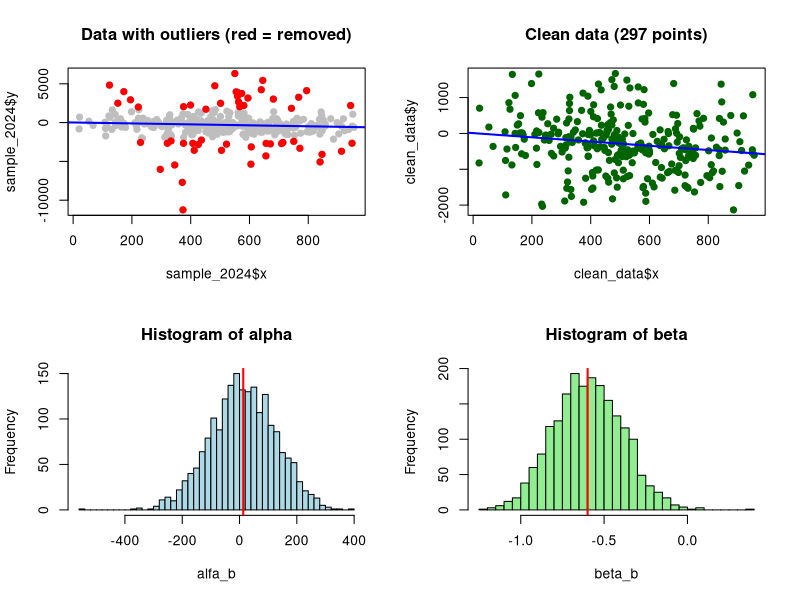

Source code (R):
###### Bootstrap Contest Solution ######################################
###### Student: 477001
###### Method: Remove outliers + Bootstrap with median
########################################################################

# load packages (same as original)
requiredPackages = c("readr", "RColorBrewer")
for(i in requiredPackages){if(!require(i,character.only = TRUE)) install.packages(i)}
for(i in requiredPackages){if(!require(i,character.only = TRUE)) library(i,character.only = TRUE)}

# load data
sample_2024 <- read_csv("sample_2024.csv")

par(mfrow=c(2,2))

########################################################################
# STEP 1: First do simple regression to find outliers
########################################################################
mnk <- lm(sample_2024$y ~ sample_2024$x)

# calculate residuals (how far each point is from the line)
residuals <- abs(sample_2024$y - predict(mnk))

# find threshold - keep only points with small residuals (top 85%)
threshold <- quantile(residuals, 0.85)

# remove outliers - keep only "good" points
clean_data <- sample_2024[residuals <= threshold, ]

cat("Original points:", nrow(sample_2024), "\n")
cat("After removing outliers:", nrow(clean_data), "\n")

########################################################################
# STEP 2: Bootstrap on clean data (similar to original code)
########################################################################
B <- 2000  # more iterations for better result
alfa_b <- 0
beta_b <- 0

set.seed(123)  # for same result every time

for(i in 1:B){
  # resample with replacement (same as original)
  sample_b_ind <- sample(1:nrow(clean_data), nrow(clean_data), replace=TRUE)
  sample_b <- clean_data[sample_b_ind,]
  
  # regression on bootstrap sample
  mnk_b <- lm(sample_b$y ~ sample_b$x)
  
  # save coefficients
  alfa_b[i] <- summary(mnk_b)$coefficients[,1][1]
  beta_b[i] <- summary(mnk_b)$coefficients[,1][2]
}

########################################################################
# STEP 3: Use MEDIAN instead of mean (more robust)
########################################################################
alfa_final <- median(alfa_b)
beta_final <- median(beta_b)

cat("\n========== FINAL RESULT ==========\n")
cat("alpha =", round(alfa_final, 2), "\n")
cat("beta =", round(beta_final, 4), "\n")
cat("===================================\n")

########################################################################
# PLOTS
########################################################################

# plot 1: original data with outliers in red
plot(sample_2024$x, sample_2024$y, pch=19, col="gray",
     main="Data with outliers (red = removed)")
points(sample_2024$x[residuals > threshold], 
       sample_2024$y[residuals > threshold], col="red", pch=19)
abline(mnk, col="blue", lwd=2)

# plot 2: clean data only
plot(clean_data$x, clean_data$y, pch=19, col="darkgreen",
     main=paste0("Clean data (", nrow(clean_data), " points)"))
abline(lm(clean_data$y ~ clean_data$x), col="blue", lwd=2)

# plot 3: histogram of alpha
hist(alfa_b, main="Histogram of alpha", col="lightblue", breaks=50)
abline(v=alfa_final, col="red", lwd=2)

# plot 4: histogram of beta
hist(beta_b, main="Histogram of beta", col="lightgreen", breaks=50)
abline(v=beta_final, col="red", lwd=2)
